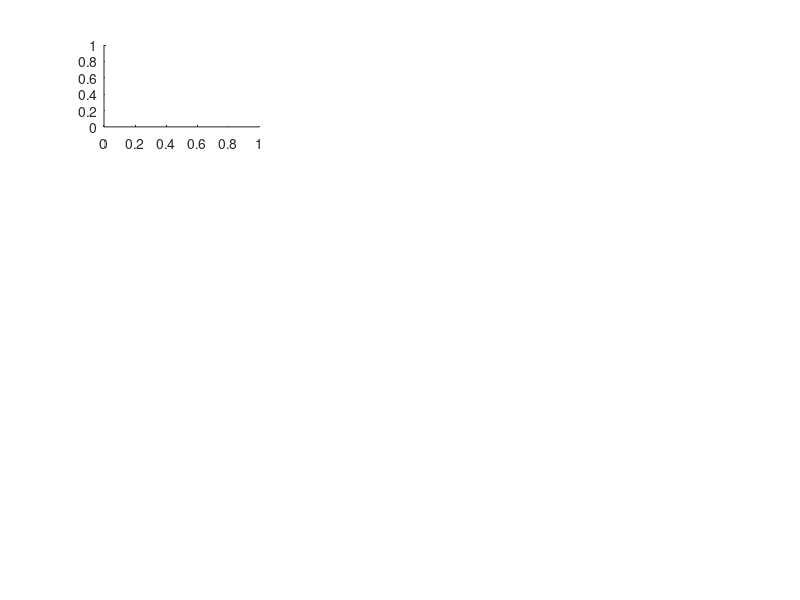

MATLAB code to generate this figure: (Note: this script raises an error after producing the figure.)


%% 
figure();
ml=0;
maxel=7;
minel=2;

for i = 1 : 12
    subplot(4,3,i);
    hs = zeros( numel( Hps{i} ),1 );
    for j = 1 : numel( Hps{i} )
        hs( j ) = length( Hps{i}(j).Events );
        ml = max( [ml hs(j)] ); 
    end
    hist( hs(hs>=minel), minel:maxel );
end
title('Hippocampal');

figure();

for i = 1 : 12
    subplot(4,3,i);
    hs = zeros( numel( Cps{i} ),1 );
    for j = 1 : numel( Cps{i} )
        hs( j ) = length( Cps{i}(j).Events );
        ml = max( [ml hs(j)] );
    end
    hist( hs(hs>=minel), minel:maxel );
end
title('Control');

%%
for gi = 1 : numel( Group )
    subplot
end


%% Make same indexes
all_events = {};
naev = 0;
for gg = 1 : Ngroups
    
    for i = 1 : 12
        cconf = Group(gg).conf{i};
%         nev = numel( Hconf{i}.events );
%         for j = 1 : nev
%             iev = Hconf{i}.events(j).event_name;
%             if ~ ismember( iev, all_events )
%                 naev = naev + 1;
%                 all_events{ naev } = iev;
%             end
%         end
        
        nev = numel( cconf.events );
        for j = 1 : nev
            iev = cconf.events(j).event_name;
            if ~ ismember( iev, all_events )
                naev = naev + 1;
                all_events{ naev } = iev;
            end
        end
    end
end
%%
pnames = regexp(pat.String, ' ', 'split');
for i = 1 : numel( pat.Events )
    qq=cellfun( @(x)strcmp(x,pnames{i}), {events.event_name}, 'UniformOutput', false);
    qq
    pnames{i}
    qq = cell2mat( qq );
    new_index = find( qq );
    pat.Events(i) = new_index;
end



%%

%%
CorrTP= zeros(24,24);
MinPat=1;
for ii = 1 : 12
    for iii = 1 : 12
        fprintf('Doing %d %d\n', ii, iii);
        ci = ii;
        hi = iii;
        A = [];
        
        npat = numel( Cps{ci} );
        for j = 1 : npat
            [m ] = T_TPAT_ON_DATA( Cps{ci}(j), Cconf{ci}, Hconf{hi} );
            A = [A;m l];
            if numel(Cps{ci}(j).Events) > MinPat
                CorrTP(ii, 12+iii) = CorrTP(ii, 12+iii) + (m~=0);
            end
        end
       
        A = [];
        npat = numel( Cps{ci} );
        for j = 1 : npat
            [m ] = T_TPAT_ON_DATA( Cps{ci}(j), Cconf{ci}, Cconf{hi} );
            A = [A;m l];
            if numel(Cps{ci}(j).Events) > MinPat
                CorrTP(ii, iii) = CorrTP(ii, iii) + (m~=0);
            end
        end
    end
end

for ii = 1 : 12
    for iii = 1 : 12
        fprintf('Doing %d %d\n', ii, iii);
        ci = ii;
        hi = iii;
        A = [];
        
        npat = numel( Hps{ci} );
        for j = 1 : npat
            [m ] = T_TPAT_ON_DATA( Hps{ci}(j), Hconf{ci}, Hconf{hi} );
            A = [A;m l];
            if numel(Hps{ci}(j).Events) > MinPat
                CorrTP(12+ii, 12+iii) = CorrTP(12+ii, 12+iii) + (m~=0);
            end
        end

        
        A=[];
        npat = numel( Hps{ci} );
        for j = 1 : npat
            [m ] = T_TPAT_ON_DATA( Hps{ci}(j), Hconf{ci}, Cconf{hi} );
            A = [A;m l];
            if numel(Hps{ci}(j).Events) > MinPat
                CorrTP(12+ii, iii) = CorrTP(12+ii, iii) + (m~=0);
            end
        end
    end
end





%%
for b = 1:2
for mp = 1 : 4
    subplot(2,4, (b-1)*4+mp);
    S = CorrsP{b, mp};
    S = spdiags(1./sum(S,2),0,size(S,2),size(S,1))*S;
    imagesc(flipud(S)); colormap bone;
end    
end
%%
subplot(2,4,1);
imagesc(flipud(corr1));
set(gca,'XTick',1:5.7:24)
set(gca,'YTick',1:5.7:24)
set(gca,'XTickLabel',{'1','6','12','18','24'})
set(gca,'YTickLabel',{'24','18','12','6','1'})
title('MinPat=2, \beta=1');
subplot(2,4,2);
imagesc(flipud( corr2));
set(gca,'XTick',1:5.7:24)
set(gca,'YTick',1:5.7:24)
set(gca,'XTickLabel',{'1','6','12','18','24'})
set(gca,'YTickLabel',{'24','18','12','6','1'})
title('MinPat=3, \beta=1');
subplot(2,4,3);
imagesc(flipud( corr3));
set(gca,'XTick',1:5.7:24)
set(gca,'YTick',1:5.7:24)
set(gca,'XTickLabel',{'1','6','12','18','24'})
set(gca,'YTickLabel',{'24','18','12','6','1'})
title('MinPat=4, \beta=1');
subplot(2,4,4);
imagesc(flipud( corr4));
set(gca,'XTick',1:5.7:24)
set(gca,'YTick',1:5.7:24)
set(gca,'XTickLabel',{'1','6','12','18','24'})
set(gca,'YTickLabel',{'24','18','12','6','1'})
title('MinPat=5, \beta=1');

subplot(2,4,5);
imagesc(flipud( bcorr1));
set(gca,'XTick',1:5.7:24)
set(gca,'YTick',1:5.7:24)
set(gca,'XTickLabel',{'1','6','12','18','24'})
set(gca,'YTickLabel',{'24','18','12','6','1'})
title('MinPat=2, \beta=0');
subplot(2,4,6);
imagesc(flipud(bcorr2));
set(gca,'XTick',1:5.7:24)
set(gca,'YTick',1:5.7:24)
set(gca,'XTickLabel',{'1','6','12','18','24'})
set(gca,'YTickLabel',{'24','18','12','6','1'})
title('MinPat=3, \beta=0');
subplot(2,4,7);
imagesc(flipud(bcorr3));
set(gca,'XTick',1:5.7:24)
set(gca,'YTick',1:5.7:24)
set(gca,'XTickLabel',{'1','6','12','18','24'})
set(gca,'YTickLabel',{'24','18','12','6','1'})
title('MinPat=4, \beta=0');
subplot(2,4,8);
imagesc(flipud( bcorr4));
set(gca,'XTick',1:5.7:24)
set(gca,'YTick',1:5.7:24)
set(gca,'XTickLabel',{'1','6','12','18','24'})
set(gca,'YTickLabel',{'24','18','12','6','1'})
title('MinPat=5, \beta=0');


%%
%hold on
%colormap('gray');
nC=CorrsP{1, 1};
% S = nC;
% S = spdiags(1./sum(S,2),0,size(S,2),size(S,1))*S;
% nC=S;
%pcolor(nC)
%shading flat
%nC(3,10)=10000;
colormap bone
imagesc(flipud(nC));
%colormap('gray');
nC=CorrsP{1, 1};
line([6.5, 6.5], [0 12], 'color', [1 0 0], 'LineWidth', 2)
line([0, 12], [5.5 5.5], 'color', [1 0 0], 'LineWidth', 2)
text(3.5,11, ['#1 in #1 =' int2str(sum(sum(nC(1:6,1:6)))) ' matches' ], 'color', 'black', 'FontSize', 8, 'BackgroundColor',[.7 .9 .7] );
text(8,0, ['#2 in #2 = ' int2str(sum(sum(nC(7:11,7:11)))) ' matches' ], 'color', 'black', 'FontSize', 8, 'BackgroundColor',[.7 .9 .7] );
% set(gca,'XTick',1:5.7:24)
set(gca,'YTick',1:11)
% set(gca,'XTickLabel',{'1','6','12','18','24'})
set(gca,'YTickLabel',{'11','10','9','8','7','6','5','4','3','2','1',})
text(1,0, ['#2 in #1 = ' int2str(sum(sum(nC(7:11,1:6)))) ' matches'], 'color', 'black', 'FontSize', 8, 'BackgroundColor',[.7 .9 .7] );
text(8,11, ['#1 in #2 =' int2str(sum(sum(nC(1:6,7:11)))) ' matches' ], 'color', 'black', 'FontSize', 8, 'BackgroundColor',[.7 .9 .7] );
%title('Cross matching between Control group(C.) and Hippocampal group(H.)');


%%
nC=CorrsP{2,1};
%pcolor(nC)
%shading flat
%nC(3,10)=10000;
imagesc(flipud(nC));
%colormap('gray');
line([12.5, 12.5], [0 47], 'color', [0 0 0], 'LineWidth', 2)
line([0, 47], [34.5 34.5], 'color', [0 0 0], 'LineWidth', 2)
line([24.5, 24.5], [0 47], 'color', [0 0 0], 'LineWidth', 2)
line([0, 47], [22.5 22.5], 'color', [0 0 0], 'LineWidth', 2)
line([39.5, 39.5], [0 47], 'color', [0 0 0], 'LineWidth', 2)
line([0, 47], [7.5 7.5], 'color', [0 0 0], 'LineWidth', 2)



 set(gca,'XTick',1:4:47)
 set(gca,'YTick',1:4:47)
% set(gca,'YTick',1:5.7:24)
% set(gca,'XTickLabel',{'1','6','12','18','24'})
 set(gca,'YTickLabel',{'45', '41', '37', '33', '29', '25', '21', '17', '13', '9', '5', '1'})


%%
RES=[];
im = 1;
cors = {corr1, corr2, corr3, corr4, bcorr1, bcorr2, bcorr3, bcorr4, tcor1, tcor2, tcor3, tcorb1, tcorb2, tcorb3};
for mtype =1 : numel(cors);

TT=100;
for nl = 3:11
err=0;    
for nt = 1:TT
nC=cors{mtype};%bcorr2;
%nl = 11;
knn=3;
Clearn_ind = randperm(12);
Ctest_ind = Clearn_ind(nl+1:12);
Clearn_ind = Clearn_ind(1:nl);

Hlearn_ind = randperm(12);
Htest_ind = 12+Hlearn_ind(nl+1:12);
Hlearn_ind = 12+Hlearn_ind(1:nl);



for i = Htest_ind
    r1=[];
    r2=[];
    for j = Hlearn_ind
        r1 = [r1 nC(i,j)];
    end
    for j = Clearn_ind
        r2 = [r2 nC(i,j)];
    end
    
    r1=sort(r1);
    r2=sort(r2);
    i1=length(r1);
    i2=length(r2);
    v1=0;
    v2=0;
    for i = 1:knn
        if r1(i1)>r2(i2)
            v1 = v1+1;
            i1 = i1 - 1;
        else
            v2 = v2+1;
            i2 = i2 - 1;
        end
    end
    if v1 > v2
        ;%disp('First is Hipp');
    else
        err=err+1;
        %disp('First is Contr');
    end
end
for i = Ctest_ind
    r1=[];
    r2=[];
    for j = Hlearn_ind
        r1 = [r1 nC(i,j)];
    end
    for j = Clearn_ind
        r2 = [r2 nC(i,j)];
    end
    
    r1=sort(r1);
    r2=sort(r2);
    i1=length(r1);
    i2=length(r2);
    v1=0;
    v2=0;
    for i = 1:knn
        if r1(i1)>r2(i2)
            v1 = v1+1;
            i1 = i1 - 1;
        else
            v2 = v2+1;
            i2 = i2 - 1;
        end
    end
    if v1 > v2
        err=err+1;
        %disp('Sec is Hipp');
    else
        ;%disp('Sec is Contr');
    end
end

end
RES(nl,im)=1-err/(TT*(12-nl)*2);
end


im=im+1;
end

RES(:,1:8)
RES(:,9:14)

%% SVM test

RES=[];
im = 1;
cors = {corr1, corr2, corr3, corr4, bcorr1, bcorr2, bcorr3, bcorr4, tcor1, tcor2, tcor3, tcorb1, tcorb2, tcorb3};
for mtype =1 : numel(cors);

TT=180;
for nl = 2:12
    %disp('dd');
err=0;    

for nt = 1:TT
nlc = round( 1 + rand()*(nl-2) );
nlh = nl - nlc;
nC=cors{mtype};%bcorr2;
%nl = 11;

Clearn_ind = randperm(12);
Ctest_ind = Clearn_ind(nlc+1:12);
Clearn_ind = Clearn_ind(1:nlc);

Hlearn_ind = randperm(12);
Htest_ind = 12+Hlearn_ind(nlh+1:12);
Hlearn_ind = 12+Hlearn_ind(1:nlh);

nCL = nC([Clearn_ind Hlearn_ind], [Clearn_ind Hlearn_ind]);
nCT = nC([Ctest_ind Htest_ind], [Clearn_ind Hlearn_ind]);

classes = [ zeros(1,nlc), ones(1,nlh) ];
per = randperm( size(nCL,1) );

nCL = nCL( per, : );
classes = classes( per );

%svmStruct = svmtrain( nCL, classes , 'kernel_function', 'rbf' );
%cl = svmclassify( svmStruct, nCT);
model = libsvmtrain(classes', nCL, '-t 0 -s 0 -q' );
[predicted_label, accuracy, decision_values] = libsvmpredict( rand(24-nl,1), nCT, model);
cl = predicted_label;
%pause;

err = err + 24-nl -  nnz( cl' == [ zeros(1,12-nlc) ones(1,12-nlh) ] );
end

RES(nl,im)=1-err/(TT*(24-nl));

end


im=im+1;
end

RES(:,1:8)
RES(:,9:14)

%% TO FUNC !!!!!!!!!!!!!_---------------------------------


%% Make table
N = sum( [ Group.Nfiles ] );
Corr= zeros(N,N);
CorrCell = cell(N,N);

for ii = 1 : N
    
    for iii = 1 : N
        fprintf('DD %d %d\n', ii, iii);
        [ fromGroup, fromInd ] = LINE_IDX_TO_GROUP_ANIMAL( ii, Group );
        [ toGroup, toInd ] = LINE_IDX_TO_GROUP_ANIMAL( iii, Group );

        A = [];
        npat = numel( Group( fromGroup ).Patterns{fromInd} );
        for j = 1 : npat
            %fprintf('II%d %d\n', ii, iii);
            [m l ] = T_PAT_ON_DATA( Group( fromGroup ).Patterns{fromInd}(j), Group( toGroup ).conf{ toInd } );
            A = [A;m l];
            if numel( Group( fromGroup ).Patterns{fromInd}(j).Events ) > 1
                Corr( ii, iii) = Corr(ii, iii) + m;
            end
        end
        CorrCell{ii, iii} = A;       
    end
end


%% MAKE TPATTERN
N = sum( [ Group.Nfiles ] );
CorrTP = zeros(N,N);
CorrCell_TP = cell(N,N);

for ii = 1 : N
    
    for iii = 1 : N
        fprintf('DD %d %d\n', ii, iii);
        [ fromGroup, fromInd ] = LINE_IDX_TO_GROUP_ANIMAL( ii, Group );
        [ toGroup, toInd ] = LINE_IDX_TO_GROUP_ANIMAL( iii, Group );

        A = [];
        npat = numel( Group( fromGroup ).Tpatterns{fromInd} );
        for j = 1 : npat
            [m ] = T_TPAT_ON_DATA( Group( fromGroup ).Tpatterns{fromInd}(j), Group( fromGroup ).conf{fromInd}, Group( toGroup ).conf{ toInd } );
            A = [A;m l];
            if numel( Group( fromGroup ).Tpatterns{fromInd}(j).Events ) > 1
                CorrTP( ii, iii) = CorrTP(ii, iii) + m;
            end
        end
        CorrCell_TP{ii, iii} = A;       
    end
end

%% !!!!!!!!!!YES
MinMatches = 3;
N = sum( [ Group.Nfiles ] );
CorrsP = cell(2, 4);
CorrsT = cell(2, 4);
pat_counter = 1;
BigCorr=[];
BigCorrPat = {};
for MinPat = 1 : 4
    for isb = [ true false]
        nC = zeros( N, N );
        nCt = zeros( N, N );
        for i = 1:N
            pat_counter = 1;
            for j = 1:N
                [ fromGroup, fromInd ] = LINE_IDX_TO_GROUP_ANIMAL( i, Group );
                [ toGroup, toInd ] = LINE_IDX_TO_GROUP_ANIMAL( j, Group );
                
                npat = numel( Group( fromGroup ).Patterns{fromInd} );
                for k = 1 : npat
                    if (  numel( Group( fromGroup ).Patterns{fromInd}(k).Events ) > MinPat  ) && ... 
                            (  CorrCell{i,j}(k,1) >= MinMatches )
                        if isb
                            nC(i,j) =nC(i,j) + (CorrCell{i,j}(k,1)~=0);
                        else
                            nC(i,j) =nC(i,j) + (CorrCell{i,j}(k,1));
                        end
                    end
                    if numel( Group( fromGroup ).Patterns{fromInd}(k).Events ) > 1
                        BigCorr(j, pat_counter ) = CorrCell{i,j}(k,1);
                        BigCorrPat{ pat_counter } = Group( fromGroup ).Patterns{fromInd}(k);
                        pat_counter = pat_counter + 1;
                    end
                    
                end
                
%                 npat = numel( Group( fromGroup ).Tpatterns{fromInd} );
%                 for k = 1 : npat
%                     if ( numel( Group( fromGroup ).Tpatterns{fromInd}(k).Events )  > MinPat ) && ... 
%                             (  CorrCell_TP{i,j}(k,1) >= MinMatches )
%                         if isb
%                             nCt(i,j) =nCt(i,j) + (CorrCell_TP{i,j}(k,1)~=0);
%                         else
%                             nCt(i,j) =nCt(i,j) + (CorrCell_TP{i,j}(k,1));
%                         end
%                     end
%                 end
                
            end
        end
        CorrsP{isb+1, MinPat} = nC;
        CorrsT{isb+1, MinPat} = nCt;
    end
end

    
%%
pat_counter = 1;
BigCorr=[];
BigCorrPat = {};
BigCorr_fromGroup = [];
BigCorr_fromAnimal = [];

N = sum( [ Group.Nfiles ] );
for j = 1 : N
    pat_counter = 1;
    for i = 1 : N
        [ fromGroup, fromInd ] = LINE_IDX_TO_GROUP_ANIMAL( i, Group );
        [ toGroup, toInd ] = LINE_IDX_TO_GROUP_ANIMAL( j, Group );
        
        npat = numel( Group( fromGroup ).Patterns{fromInd} );
        
        for k = 1 : npat
            if numel( Group( fromGroup ).Patterns{fromInd}(k).Events ) > 1

                BigCorr(j, pat_counter ) = CorrCell{i,j}(k,1);
                BigCorr_fromGroup( pat_counter ) = fromGroup;
                BigCorr_fromAnimal( pat_counter ) = fromInd;
                BigCorrPat{ pat_counter } = Group( fromGroup ).Patterns{fromInd}(k);
                pat_counter = pat_counter + 1;
            end
        end
    end
end

%%
pat_counter = 1;
BigCorrTP=[];
BigCorrTPPat = {};

N = sum( [ Group.Nfiles ] );
for j = 1 : N
    pat_counter = 1;
    for i = 1 : N
        [ fromGroup, fromInd ] = LINE_IDX_TO_GROUP_ANIMAL( i, Group );
        [ toGroup, toInd ] = LINE_IDX_TO_GROUP_ANIMAL( j, Group );
        
        npat = numel( Group( fromGroup ).Tpatterns{fromInd} );
        
        for k = 1 : npat
        if numel( Group( fromGroup ).Tpatterns{fromInd}(k).Events ) > 1

        BigCorrTP(j, pat_counter ) = CorrCell_TP{i,j}(k,1);

        BigCorrTPPat{ pat_counter } = Group( fromGroup ).Tpatterns{fromInd}(k);%.String;
        pat_counter = pat_counter + 1;
        end
        end
    end
end

%% multiclass

RES=[];
confusion = zeros( numel( Group )  );

im = 1;
cors = {CorrsP{1,1}, CorrsP{1,2}, CorrsP{1,3}, CorrsP{1,4}, CorrsP{2,1}, CorrsP{2,2}, CorrsP{2,3}, CorrsP{2,4}, ...
    CorrsT{1,1}, CorrsT{1,2}, CorrsT{1,3}, CorrsT{1,4}, CorrsT{2,1}, CorrsT{2,2}, CorrsT{2,3}, CorrsT{2,4}};
for mtype =1 : numel(cors);
im
TT=15;
for nl = 5:sum( [Group.Nfiles] )-1  %numel(Group)
    %disp('dd');
err=0;    
for nt = 1:TT

nC=cors{ mtype };
Ngroups = numel( Group );
%nl = 12;
nlg = ones( 1, Ngroups );
tnl = nl - Ngroups;
while tnl > 0
    ind = round( rand() * (Ngroups -1)) + 1;
    if nlg(ind) < Group( ind ).Nfiles
        nlg(ind)=nlg(ind)+1;
        tnl = tnl - 1;
    end
end


Learn_ind = [];
Test_ind = [];
shift = 0;
classes = [];
true_cl = [];
for i = 1 : Ngroups
    rp = randperm( Group(i).Nfiles );
    Learn_ind = [Learn_ind shift + rp( 1:nlg(i) ) ]; 
    Test_ind = [Test_ind shift + rp( nlg(i)+1:end ) ]; 
    shift = shift + Group(i).Nfiles;
    classes = [classes ones( 1, nlg(i) )*i ];
    true_cl = [true_cl ones( 1, Group(i).Nfiles - nlg(i) )*i ];
end

nCL = [nC( Learn_ind, :) nC( :, Learn_ind)'];%nC( Learn_ind, :);%Learn_ind );
nCT = [nC( Test_ind, :) nC( :, Test_ind)'];%nC( Test_ind, :);%Learn_ind);

 model = libsvmtrain(classes', nCL, '-t 0 -s 0 -q');
 [predicted_label, accuracy, decision_values] = libsvmpredict( true_cl', nCT, model );
 predicted_label=predicted_label';

% predicted_label = knn_classify( nCT, classes, 3);

% nCL
% classes
% size(nCL)
% model=classRF_train( nCL, classes);
% predicted_label = classRF_predict( nCT, model );
% predicted_label = predicted_label';

%[predicted_label; true_cl]
%err
%pause;

err = err + sum( [Group.Nfiles] ) - nl -  nnz( predicted_label == true_cl );
for kk = 1 : length( true_cl )
    if mtype == 6
        confusion( true_cl(kk), predicted_label(kk) ) = confusion( true_cl(kk), predicted_label(kk) ) + 1;
    end
end

end

RES(nl,im)=1-err/(TT*(sum( [Group.Nfiles] )-nl));

end


im=im+1;
end

%%
hold on;
plot( [0 45], [0.5 0.5], '-', 'color', [0.5 0.5 0.5], 'LineWidth', 3 );

plot( rSVM(:,6), 'r*-' );
plot( rKNN1(:,6), 'g<-' );
plot( rKNN3(:,6), 'bs-' );

plot( rSVM(:,10), 'r*--' );
plot( rKNN1(:,10), 'g<--' );
plot( rKNN3(:,10), 'bs--' );
set(gca,'XTick',3:4:45)
set(gca,'YTick',0.5:0.1:1)
xlabel('Number of object in training sample');
grid on

legend( 'baseline', 'P-Patterns SVM', 'P-Patterns 1NN', 'P-Patterns 3NN','T-Patterns SVM', 'T-Patterns 1NN', 'T-Patterns 3NN');

%%
for i=3:23
    fprintf('%d&  %.2f& %.2f& %.2f&  %.2f& %.2f& %.2f \\\\ \n', i, rSVM(i,5), rKNN1(i,5), rKNN3(i,5), rSVM(i,15), rKNN1(i,15), rKNN3(i,15) );
end

%% create features
features = zeros( sum( [Group.Nfiles] ), numel( all_events ) * 2 );
cobj = 1;
for cgroup = 1 : numel( Group )
    for cfile = 1 : Group(cgroup).Nfiles
        for j = 1 : numel( all_events )
            fprintf('%d %d (%d %d)\n', cgroup, cfile, cobj, j );
            qq = cellfun( @(x)strcmp(x, all_events{j}), {Group( cgroup ).conf{ cfile }.events.event_name}, 'UniformOutput', false);
            qq = cell2mat( qq );
            idx = find( qq );
            if isempty( idx )
                features( cobj, j ) = 0;
                features( cobj, numel(all_events) + j ) = 0;
                continue;
            end
            nevents = length( Group(cgroup).conf{cfile}.events(idx).indexes );
            features( cobj, j ) = nevents / Group(cgroup).conf{cfile}.Nt;
            if nevents == 0
                features( cobj, numel(all_events) + j ) = 0;
                continue;
            end
            %now count mean length of act
            idxs = Group(cgroup).conf{cfile}.events(idx).indexes;
            all_idxs = [ Group(cgroup).conf{cfile}.events.indexes ];
            act_len = zeros( 1, nevents );
            for k = 1 : nevents
                all_idxs = all_idxs( all_idxs > idxs( k ) );
                if isempty( all_idxs )
                    act_len( k ) = Group(cgroup).conf{cfile}.Nt - idxs( k );
                    continue;
                end
                act_len( k ) = min(all_idxs ) - idxs( k );
            end
%             std(act_len)
%             mean( act_len )
%             act_len
            features( cobj, numel(all_events) + j ) = mean( act_len );
        end
        cobj = cobj + 1;
    end
end

%% classify without patterns
QUAL=zeros(1, sum( [Group.Nfiles] )-1);
confusion = zeros( numel( Group )  );
TT = 10;
for nl = 5 : sum( [Group.Nfiles] )-1  %numel(Group)
    %disp('dd');
err=0;    
for nt = 1:TT

Ngroups = numel( Group );
%nl = 12;
nlg = ones( 1, Ngroups );
tnl = nl - Ngroups;
while tnl > 0
    ind = round( rand() * (Ngroups -1)) + 1;
    if nlg(ind) < Group( ind ).Nfiles
        nlg(ind)=nlg(ind)+1;
        tnl = tnl - 1;
    end
end


Learn_ind = [];
Test_ind = [];
shift = 0;
classes = [];
true_cl = [];
for i = 1 : Ngroups
    rp = randperm( Group(i).Nfiles );
    Learn_ind = [Learn_ind shift + rp( 1:nlg(i) ) ]; 
    Test_ind = [Test_ind shift + rp( nlg(i)+1:end ) ]; 
    shift = shift + Group(i).Nfiles;
    classes = [classes ones( 1, nlg(i) )*i ];
    true_cl = [true_cl ones( 1, Group(i).Nfiles - nlg(i) )*i ];
end


nCL = features( Learn_ind, :);
nCT = features( Test_ind,  :);

model = libsvmtrain(classes', nCL, '-t 0 -s 0 -q');
[predicted_label, accuracy, decision_values] = libsvmpredict( true_cl', nCT, model );
predicted_label=predicted_label';

% model=classRF_train( nCL, classes );
% predicted_label = classRF_predict( nCT, model );
% predicted_label = predicted_label';


for kk = 1 : length( true_cl )
    
    confusion( true_cl(kk), predicted_label(kk) ) = confusion( true_cl(kk), predicted_label(kk) ) + 1;
end

%predicted_label

%[predicted_label' true_cl']
% err
% pause;

err = err + sum( [Group.Nfiles] ) - nl -  nnz( predicted_label == true_cl );

end

QUAL(nl)=1-err/(TT*(sum( [Group.Nfiles] )-nl));

end


%% look for informative patterns


inform = zeros(1, size(BigCorr,2) );
informS = zeros(1, size(BigCorr,2) );
ii = 1;
clear pstat
for i = 1 : size(BigCorr,2)
    p = nnz( BigCorr(1:6, i ) >= 3 );
    n = nnz( BigCorr(7:end, i ) >= 3 );
   
    if numel( BigCorrPat{i}.Events ) > 2 && p+n > 1
         fprintf('%d %d %s\n', p, n, BigCorrPat{i}.String);
        t = -log( hygepdf(p, size(BigCorr,1), 5, p+n ) );
        if t > -log(0.05)
            inform( i ) = t;
            informS(i) = sqrt(p) - sqrt(n);
            pstat(ii).String = BigCorrPat{i};
            pstat(ii).Inf = t;
            pstat(ii).p = p;
            pstat(ii).n = n;
            ii = ii + 1;
            fprintf('%d %.2f %.3f %.3f %d %d %s\n', i, t, n/(n+p), p/24,  p, n, BigCorrPat{i}.String );
        end
    end
end

%% make from filtered patterns
inform = zeros(1,  numel(FilteredPatterns) );
informS = zeros(1, numel(FilteredPatterns) );
ii = 1;
clear pstat
for i = 1 : numel(FilteredPatterns)
    p = nnz( BigCorr(1:12, FilteredPatterns_bci( i )   ) >= 3 );
    n = nnz( BigCorr(13:end, FilteredPatterns_bci( i ) ) >= 3 );
    
       t = -log( hygepdf(p, size(BigCorr,1), 12, p+n ) );
%        if t > -log(0.05)
            inform( i ) = t;
            informS(i) = sqrt(p) - sqrt(n);
            pstat(ii).String = FilteredPatterns{i};
            pstat(ii).Inf = t;
            pstat(ii).p = p;
            pstat(ii).n = n;
            ii = ii + 1;
            fprintf('%d %.2f %.3f %.3f %d %d %s\n', i, t, n/(n+p), p/24,  p, n, FilteredPatterns{i}.String );
        %end
end


%%
hold on;
plot( [0 55], [0.2 0.2], '-', 'color', [0.5 0.5 0.5], 'LineWidth', 3 );
plot( QUAL_tr_bad, 'ro-');
%plot( QUAL_svm_bad, 'r--');
% plot( QUAL_tr_good, 'b-');
% plot( QUAL_svm_good, 'b--');

% plot( mean(tRES(:,1:8)'), 'g-' );
% plot( min(tRES(:,1:8)'), 'g--' );
% plot( max(tRES(:,1:8)'), 'g--' );

%plot( mean(svmRES(:,1:8)'), 'k-' );
%plot( svmRES(:,6), 'k-', 'LineWidth', 2 );
%plot( min(svmRES(:,1:8)'), 'k--' );
%plot( max(svmRES(:,1:8)'), 'k--' );

plot( (svmRES(:,end-1)'), 'm>-' );
plot( RES(:,6), 'cs-', 'LineWidth', 2 );
%plot( min(svmRES(:,9:end)'), 'm--' );
%plot( max(svmRES(:,9:end)'), 'm--' );



set(gca,'XTick',5:4:55)
set(gca,'YTick',0.2:0.1:1)
xlabel('Number of object in training sample');
ylabel('Classification quality');
grid on

legend( 'baseline', 'Freq and mean length', 'T-Patterns', 'P-Patterns');

%%
[a idx] = sort([pstat.Inf], 'descend');


for ii = 1 : 19
    i = idx(ii);
    pnames = regexp(pstat(i).String.String, ' ', 'split');
    fprintf(' %d; %d; %.2f;', pstat(i).p, pstat(i).n, pstat(i).Inf);
    %fprintf(' %s', pstat(i).String.String);
    for j = 1 : numel( pstat(i).String.Events )
        fprintf('$[\\,%.1f; %.1f]$~%s ', pstat(i).String.Theta(j, 1)/10, pstat(i).String.Theta(j, 2)/10, pnames{j});
    end
    fprintf('\n');
end
    

%%
PL=[];
for i = 1 : size(BigCorrPat, 2)
    if numel( BigCorrPat{i}.Events ) == 5
        PL = [PL BigCorr(:,i)>=3];
    end
end

imagesc(flipud(PL))
line([0, 162], [12.5 12.5], 'color', [0 0 0], 'LineWidth', 2)
line([83.5, 83.5], [0 25], 'color', [0 0 0], 'LineWidth', 2)
%line([55.5, 55.5], [0 25], 'color', [0 0 0], 'LineWidth', 2)
xlabel('Pattern');
ylabel('Mice #');
set(gca,'YTick',1:5.7:24)
set(gca,'YTickLabel',{'24','18','12','6','1'})

%%
ip = idx(1);

for i = 1 : 6
    subplot(2,3,i);
    T_PAT_ON_DATA(pstat(ip).String, Group(1).conf{i})
   % set(gca,'XTick', [])
    %set(gca,'YTick', [])
    %axis([-Inf Inf 0 5e-10] )
end   
